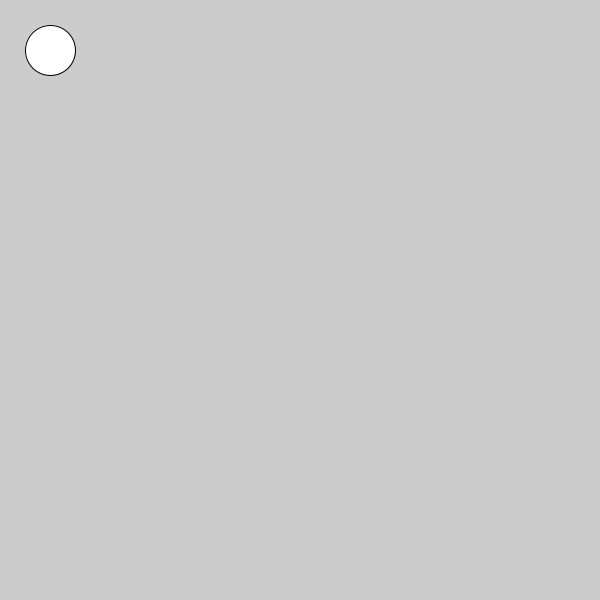
Frame 1 (no input)
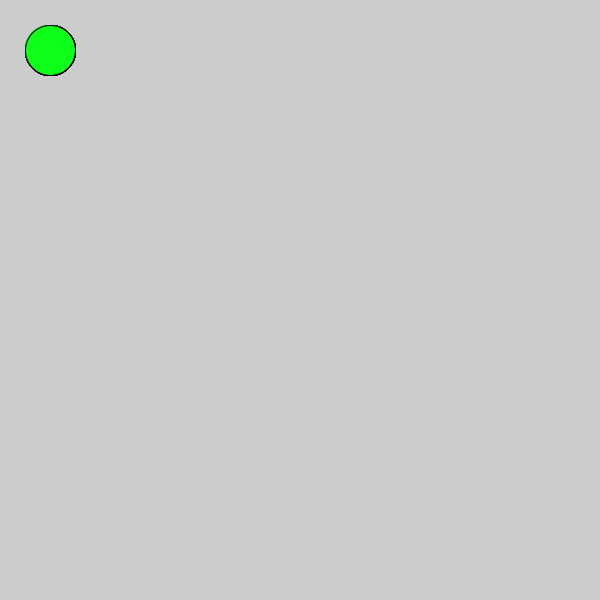
Frame 60 (the mouse pressed at the canvas centre just before this capture)
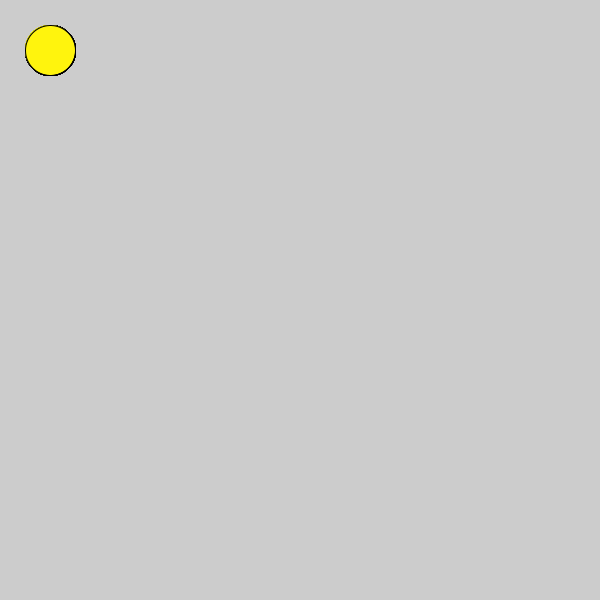
Frame 120 (the mouse held since frame 60 and released just before this capture)

The Processing sketch that drew these frames (run headless with seeded random() and noise(); from frame 60 on, the mouse is pressed at the canvas centre):

// Processing sketch: c_LogicalDot
// ── c_LogicalDot.pde

void setup() {
  
// 1. Set the size of the sketch. Make it 600 pixels square. 
  size(600,600);

}

void draw() {
  
// 2. Draw an ellipse
// Run the program to make sure it works before moving on.
  ellipse(50,50,50,50);

// 3. Change the color of the ellipse when the mouse is pressed.
//    Use the following code, but put your colors where indicated
//    Remember to use the   fill()  command to set colors.

if (mousePressed) {
   fill(#FFF40D);
   //  put one color here 
  
} else {
  fill(#0DFF1A);
   // put a different color here
  
}  
  
  
  
}
